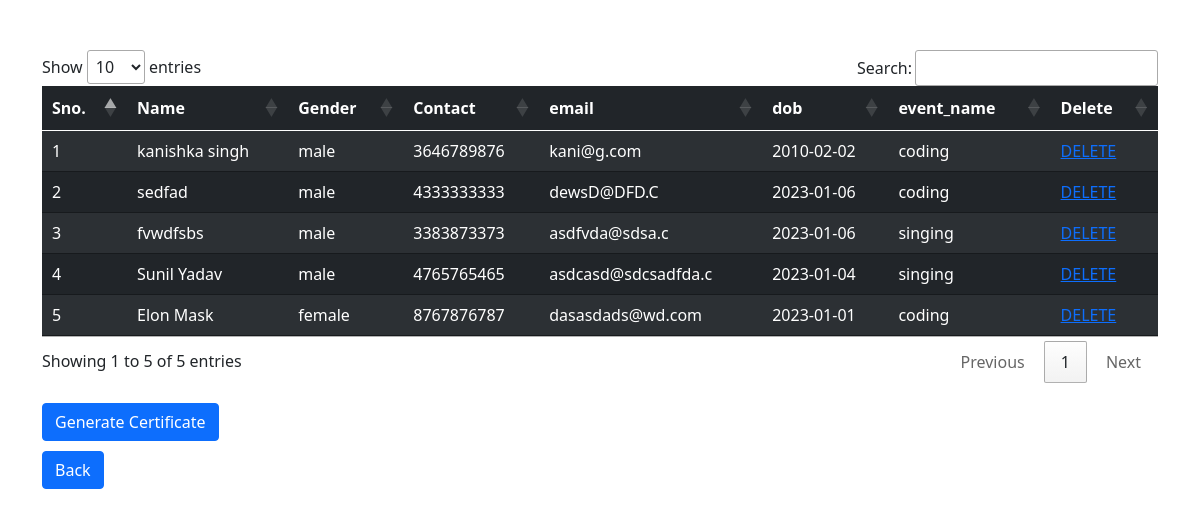
Page /participant_dash.php on the committed database.
### tables this page shows
CREATE TABLE `participant` (
  `id` int(11) NOT NULL,
  `name` varchar(50) NOT NULL,
  `gender` varchar(20) NOT NULL,
  `contact` varchar(20) NOT NULL,
  `email` varchar(50) NOT NULL,
  `dob` varchar(50) NOT NULL,
  `eventname` varchar(90) NOT NULL,
  `status` int(11) NOT NULL
);

### participant_dash.php (the view, shortened to what this page needs)
<?php
$conn= new mysqli('localhost','participant','','db_name_participant');
$res=mysqli_query($conn,"select * from participant");
?>
<!doctype html>
<html lang="en">
<head>
  <link href="https://cdn.jsdelivr.net/npm/bootstrap@5.1.0/dist/css/bootstrap.min.css" rel="stylesheet">
  <link href="//cdn.datatables.net/1.10.25/css/jquery.dataTables.min.css" rel="stylesheet">
</head>
<body>
	<div class="container" style="margin-top:50px;">
	  <table class="table table-striped table-dark" >
		<thead>
			<tr>
			    <th>Sno.</th>
				<th>Name</th>
				<th>Gender</th>
				<th>Contact</th>
				<th>email</th>
				<th>dob</th>
				<th>event_name</th>
				<th>Delete</th>
			</tr>
		</thead>
		<tbody>
			<?php
			$sno = 0;
			while($row=mysqli_fetch_assoc($res)){
			 $sno += 1;
			?>
			<tr>
			    <td><?php echo $sno;?></td>
				<td><?php echo $row['name']?></td>
				<td><?php echo $row['gender']?></td>
				<td><?php echo $row['contact']?></td>
				<td><?php echo $row['email']?></td>
				<td><?php echo $row['dob']?></td>
				<td><?php echo $row['eventname']?></td>
				<td><a href='delete.php?id=<?php echo $row['id']?>'>DELETE</a></td>
			</tr>
			<?php } ?>
	  </table>
   </div>
   	<div class="container" style="margin-top:20px;"><a href="cert_form.php" class="btn btn-primary">Generate Certificate</a></div>
   	<div class="container" style="margin-top:10px;"><a href="participant_form.php" class="btn btn-primary">Back</a></div>
</body>
</html>

### rows in the picture
participant: name "kanishka singh", gender "male", contact "3646789876", email "kani@g.com", dob "2010-02-02", eventname "coding"
participant: name "sedfad", gender "male", contact "4333333333", email "dewsD@DFD.C", dob "2023-01-06", eventname "coding"
participant: name "fvwdfsbs", gender "male", contact "3383873373", email "asdfvda@sdsa.c", dob "2023-01-06", eventname "singing"
participant: name "Sunil Yadav", gender "male", contact "4765765465", email "asdcasd@sdcsadfda.c", dob "2023-01-04", eventname "singing"
participant: name "Elon Mask", gender "female", contact "8767876787", email "dasasdads@wd.com", dob "2023-01-01", eventname "coding"
